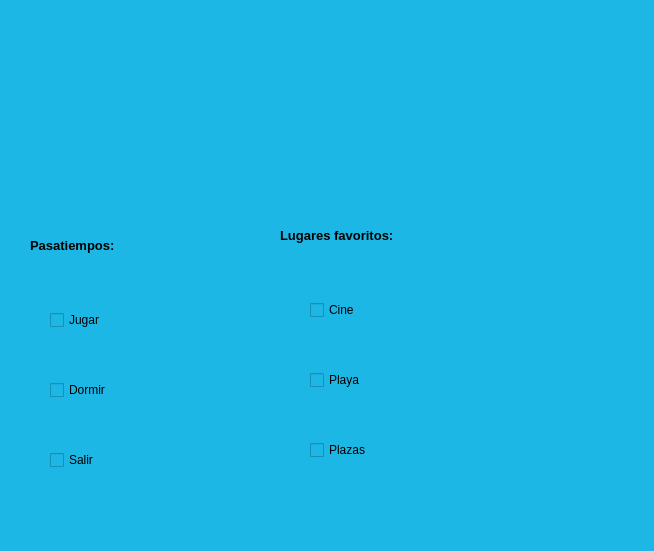
<?xml version="1.0" encoding="UTF-8"?>
<ui version="4.0">
 <class>MainWindow</class>
 <widget class="QMainWindow" name="MainWindow">
  <property name="geometry">
   <rect>
    <x>0</x>
    <y>0</y>
    <width>654</width>
    <height>551</height>
   </rect>
  </property>
  <property name="windowTitle">
   <string>MainWindow</string>
  </property>
  <property name="styleSheet">
   <string notr="true">
background-color: rgb(29, 183, 230);</string>
  </property>
  <widget class="QWidget" name="centralwidget">
   <widget class="QLabel" name="imagen">
    <property name="geometry">
     <rect>
      <x>10</x>
      <y>20</y>
      <width>191</width>
      <height>161</height>
     </rect>
    </property>
    <property name="styleSheet">
     <string notr="true"/>
    </property>
    <property name="text">
     <string/>
    </property>
    <property name="pixmap">
     <pixmap resource="../Archivos/Recursos.qrc">:/ejercicios/FIT_logo_vertical.png</pixmap>
    </property>
    <property name="scaledContents">
     <bool>true</bool>
    </property>
   </widget>
   <widget class="QLabel" name="label">
    <property name="geometry">
     <rect>
      <x>30</x>
      <y>230</y>
      <width>241</width>
      <height>31</height>
     </rect>
    </property>
    <property name="font">
     <font>
      <pointsize>10</pointsize>
      <weight>75</weight>
      <bold>true</bold>
     </font>
    </property>
    <property name="text">
     <string>Pasatiempos:</string>
    </property>
   </widget>
   <widget class="QLabel" name="imagen_2">
    <property name="geometry">
     <rect>
      <x>280</x>
      <y>20</y>
      <width>191</width>
      <height>161</height>
     </rect>
    </property>
    <property name="styleSheet">
     <string notr="true"/>
    </property>
    <property name="text">
     <string/>
    </property>
    <property name="pixmap">
     <pixmap resource="../Archivos/Recursos.qrc">:/ejercicios/log_uat_nuevo.png</pixmap>
    </property>
    <property name="scaledContents">
     <bool>true</bool>
    </property>
   </widget>
   <widget class="QLabel" name="label_7">
    <property name="geometry">
     <rect>
      <x>460</x>
      <y>310</y>
      <width>171</width>
      <height>161</height>
     </rect>
    </property>
    <property name="text">
     <string/>
    </property>
    <property name="pixmap">
     <pixmap resource="../Archivos/Recursos.qrc">:/ejercicios/wero.jpg</pixmap>
    </property>
    <property name="scaledContents">
     <bool>true</bool>
    </property>
   </widget>
   <widget class="QLabel" name="label_9">
    <property name="geometry">
     <rect>
      <x>280</x>
      <y>220</y>
      <width>241</width>
      <height>31</height>
     </rect>
    </property>
    <property name="font">
     <font>
      <pointsize>10</pointsize>
      <weight>75</weight>
      <bold>true</bold>
     </font>
    </property>
    <property name="text">
     <string>Lugares favoritos:</string>
    </property>
   </widget>
   <widget class="QCheckBox" name="cb_Jugar">
    <property name="geometry">
     <rect>
      <x>50</x>
      <y>310</y>
      <width>81</width>
      <height>20</height>
     </rect>
    </property>
    <property name="text">
     <string>Jugar</string>
    </property>
   </widget>
   <widget class="QCheckBox" name="cb_Dormir">
    <property name="geometry">
     <rect>
      <x>50</x>
      <y>380</y>
      <width>81</width>
      <height>20</height>
     </rect>
    </property>
    <property name="text">
     <string>Dormir</string>
    </property>
   </widget>
   <widget class="QCheckBox" name="cb_Salir">
    <property name="geometry">
     <rect>
      <x>50</x>
      <y>450</y>
      <width>81</width>
      <height>20</height>
     </rect>
    </property>
    <property name="text">
     <string>Salir</string>
    </property>
   </widget>
   <widget class="QCheckBox" name="cb_Playa">
    <property name="geometry">
     <rect>
      <x>310</x>
      <y>370</y>
      <width>81</width>
      <height>20</height>
     </rect>
    </property>
    <property name="toolTipDuration">
     <number>-1</number>
    </property>
    <property name="text">
     <string>Playa</string>
    </property>
   </widget>
   <widget class="QCheckBox" name="cb_Cine">
    <property name="geometry">
     <rect>
      <x>310</x>
      <y>300</y>
      <width>81</width>
      <height>20</height>
     </rect>
    </property>
    <property name="text">
     <string>Cine</string>
    </property>
   </widget>
   <widget class="QCheckBox" name="cb_Plazas">
    <property name="geometry">
     <rect>
      <x>310</x>
      <y>440</y>
      <width>81</width>
      <height>20</height>
     </rect>
    </property>
    <property name="text">
     <string>Plazas</string>
    </property>
   </widget>
  </widget>
  <widget class="QMenuBar" name="menubar">
   <property name="geometry">
    <rect>
     <x>0</x>
     <y>0</y>
     <width>654</width>
     <height>26</height>
    </rect>
   </property>
  </widget>
  <widget class="QStatusBar" name="statusbar"/>
 </widget>
 <resources>
  <include location="../Archivos/Recursos.qrc"/>
 </resources>
 <connections/>
</ui>
